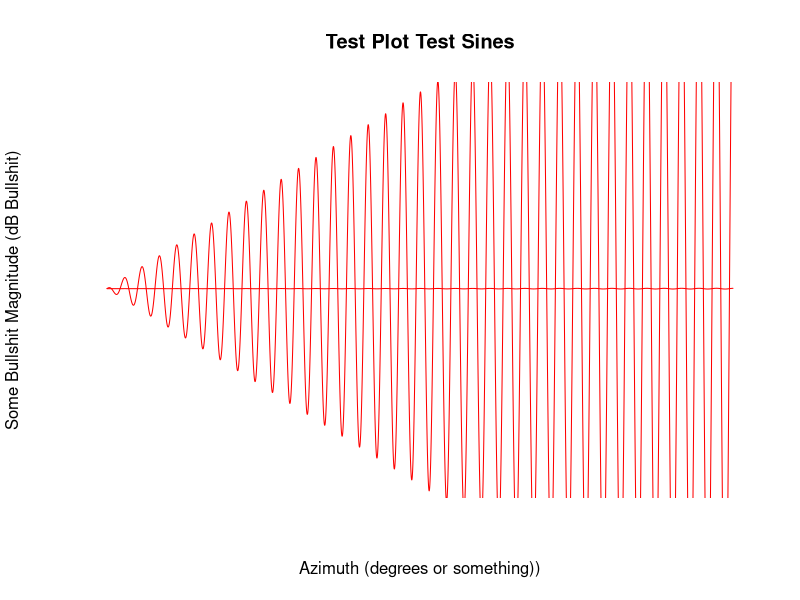

R code for this plot: (Note: this script raises an error after producing the figure.)
make_config <- function (rows, cols) { #}, row_names, col_names) {
  a = array(0, 
            dim = c(rows, cols),
            #dimnames = list(c(row_names), c(col_names))
  )
  b = data.frame(a)
  return(b)
}

num_samp <- 5000
num_freq <- 1024

a_frame <- make_config(num_samp, num_freq)
az <- seq(0, 359.5, length.out = num_samp)
drive_func <- function (amp, omega, ttt) {
  a_line <-  amp *cos((omega* pi/25)* ttt )
}

amps <- 1:num_freq

for( ii in amps ) {
  a_frame[ii] <- drive_func(ii,5, az)
  
}
jj <- 1:num_samp
a_frame[jj,] = a_frame[jj,] *jj/200

colrs <- rainbow(length(num_freq))

file_name = "Test Sines"
plotaline <- function(xx) {plot(1:num_samp,a_frame[,xx], 
                                type = "l",
                                col = "red",#colrs[xx],
                                ylim = range(a_frame[,xx])*(1/2),
                                ylab = "Some Bullshit Magnitude (dB Bullshit)",
                                xlab = "Azimuth (degrees or something))",
                                main = paste("Test Plot", file_name),
                                bg = "white",
                                axes = FALSE
)}

a_line <- function(xx) {lines(1:num_samp,a_frame[,xx], 
                              type = "l",
                              col = colrs[xx],
                              ylim = range(a_frame[,xx]),
                              ylab = "Some Bullshit Magnitude (dB Bullshit)",
                              xlab = "Azimuth (degrees or something))",
                              main = paste("Test Plot", file_name),
                              bg = "white"
)}

divisor <- 300



plotaline(num_freq)
for (i in seq(1, num_samp, by = num_samp/(2*divisor))) {
  a_line(i)
}


#cols <- colors(distinct = TRUE)
